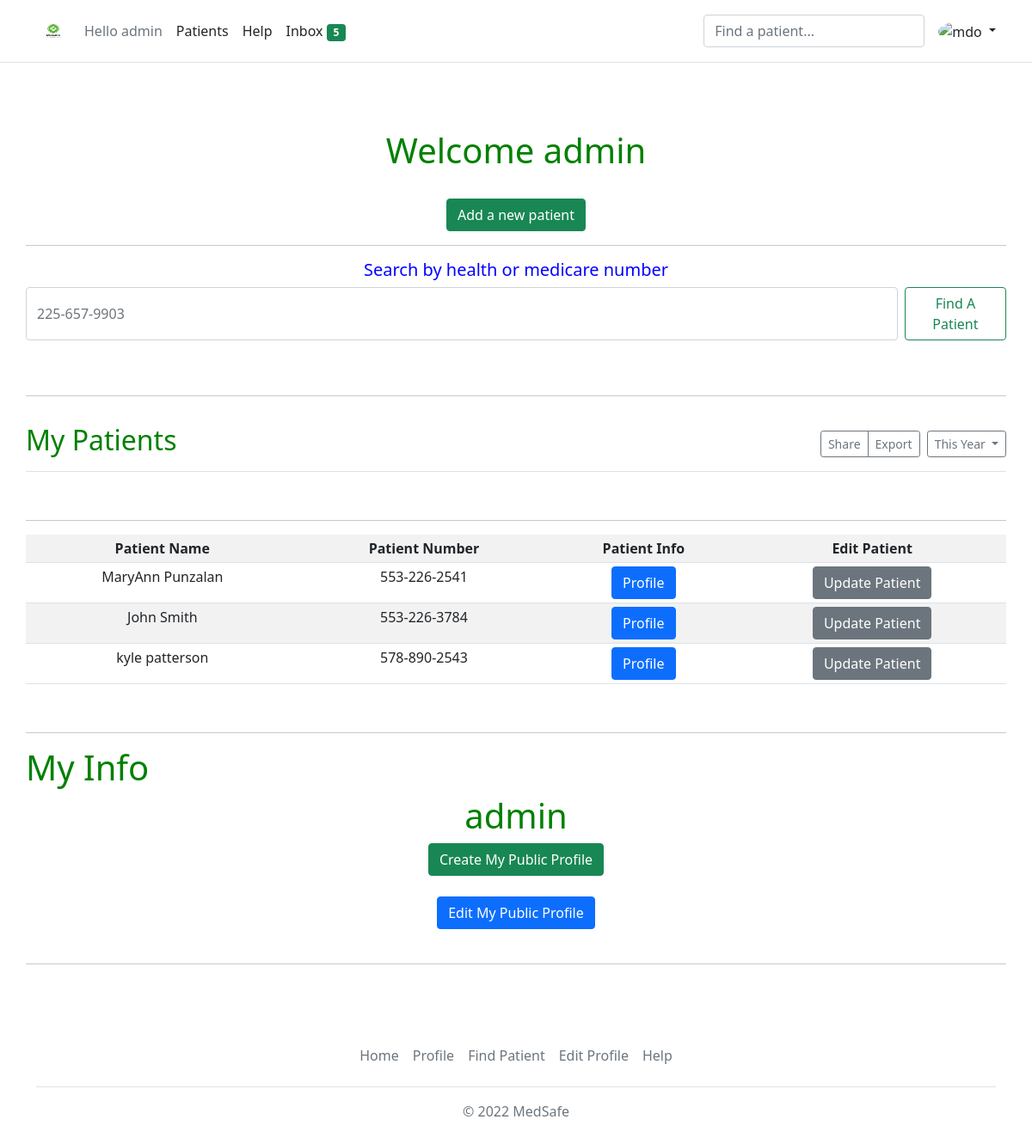
/profile/ (signed in), run on the app's committed database.
### patients/models.py (models this page shows, shortened)
class Patient(models.Model):
    joined = models.DateTimeField(auto_now_add=True)
    user = models.ForeignKey(User, on_delete=models.CASCADE)
    name = models.CharField(max_length=200)
    address = models.CharField(max_length=200)
    email = models.EmailField()
    healthNumber = models.CharField(max_length=25)
    vote_total = models.IntegerField(default=0, null=True, blank=True)
    vote_ratio= models.IntegerField(default=0, null=True, blank=True)
    notes = models.TextField(blank=True, default=None, null=True)

### patients/views.py (the view)
# urls.py: path('profile/',views.profile,name='profile'),
@login_required
def profile(req):
    patients = Patient.objects.filter( user=req.user)
    return render(req, 'patients/profile.html', {'patients': patients})

### patients/templates/patients/profile.html (shortened to what this page needs)
{% extends 'patients/base2.html' %}
{% block content%}
{% load static %}
<div style="text-align: center; padding: 2.5%;">
    <div>
        <h1>Welcome  {{user.username}}</h1>
    </div>
    <br>
    <div>
        <a class="btn btn-success" href="{% url 'addPatient' %}">Add a new patient</a>
        <br>
        <hr>
            <div>
                <h5 style="color: blue;">Search by health or medicare number</h5>
                <form class="d-flex" method="POST" action="{% url 'search_results' %}">
                    <input class="form-control me-2" type="search" name="searched" placeholder="225-657-9903" aria-label="Search">
                    <button class="btn btn-outline-success" type="submit">Find A Patient</button>
                  </form>
            </div>
            <br>
    </div>
    <br>
    <hr>
    <div class="d-flex justify-content-between flex-wrap flex-md-nowrap align-items-center pt-3 pb-2 mb-3 border-bottom">
        <h1 class="h2">My Patients</h1>
        <div class="btn-toolbar mb-2 mb-md-0">
          <div class="btn-group me-2">
            <button type="button" class="btn btn-sm btn-outline-secondary">Share</button>
            <button type="button" class="btn btn-sm btn-outline-secondary">Export</button>
          </div>
          <button type="button" class="btn btn-sm btn-outline-secondary dropdown-toggle">
            This Year
          </button>
        </div>
      </div>
    <div style="text-align: center;">
        <br>
        <div class="table-responsive">
        <table class ="table table-striped table-sm">
            <th scope="col"> Patient Name</th>
            <th scope="col"> Patient Number</th>
            <th scope="col"> Patient Info</th>
            <th scope="col"> Edit Patient</th>
            <hr>
            {% for patient in patients %}
            <tr>
                <td>{{patient.name}}</td>
                <td>{{patient.healthNumber}}</td>
                <td><a class="btn btn-primary" href="{% url 'view_patient' patient.id%}">Profile</a></td>
                <td> <a class="btn btn-secondary" href="{% url 'edit_patient' patient.id%}">Update Patient</a></td>
            </tr>
            {% endfor %}
        </table>
    </div>
    </div>
    <br>
    <hr>
    <div>
        <div>
            <h1 style="text-align: left">My Info</h1>
        </div>
        <h1>{{user.username}}</h1>
        <a href="{% url 'createProfile' user.id%}" class="btn btn-success">Create My Public Profile</a>
        <br>
        <br>
        <a href="{% url 'editProfile' user.id%}" class="btn btn-primary"> Edit My Public Profile</a>
    </div>
    <br>
    <hr>
</div>
{% endblock %}

### patients/templates/patients/base2.html (shortened to what this page needs)
<!doctype html>
<html lang="en">
  <head>
    {% load static %}
    <link href="https://cdn.jsdelivr.net/npm/bootstrap@5.1.3/dist/css/bootstrap.min.css" rel="stylesheet">
    <link
    rel="stylesheet"
    href="https://cdnjs.cloudflare.com/ajax/libs/animate.css/4.1.1/animate.min.css"
  />
  <link rel="stylesheet" type="text/css" href = '{% static "styles/main.css"%}'>
    {% load static %}
  </head>
  <body>
    <header class="p-3 mb-3 border-bottom">
      <div class="container">
        <div class="d-flex flex-wrap align-items-center justify-content-center justify-content-lg-start">
          <a href="{% url 'profile' %}" class="d-flex align-items-center mb-2 mb-lg-0 text-dark text-decoration-none">
            <img class="bi me-2" src="{% static 'images/Logo.png' %}" width="40" height="32" role="img" aria-label="MedSafe"></img>
          </a>
          <ul class="nav col-12 col-lg-auto me-lg-auto mb-2 justify-content-center mb-md-0">
            <li><a href="#" class="nav-link px-2 link-secondary">Hello {{user.username}}</a></li>
            <li><a href="#" class="nav-link px-2 link-dark">Patients</a></li>
            <li><a href="#" class="nav-link px-2 link-dark">Help</a></li>
            <li><a href="#" class="nav-link px-2 link-dark">Inbox <span class="badge bg-success">5</span></a></li>
          </ul>
          <form class="col-12 col-lg-auto mb-3 mb-lg-0 me-lg-3">
            <input type="search" class="form-control" placeholder="Find a patient..." aria-label="Search">
          </form>
          <div class="dropdown text-end">
            <a href="#" class="d-block link-dark text-decoration-none dropdown-toggle" id="dropdownUser1" data-bs-toggle="dropdown" aria-expanded="false">
              <img src="https://github.com/mdo.png" alt="mdo" width="32" height="32" class="rounded-circle">
            </a>
          </div>
        </div>
      </div>
    </header>
      <br>
    {% block content %}
    {%endblock%}
    <div class="container">
      <footer class="py-3 my-4">
        <ul class="nav justify-content-center border-bottom pb-3 mb-3">
          <li class="nav-item"><a href="#" class="nav-link px-2 text-muted">Home</a></li>
          <li class="nav-item"><a href="#" class="nav-link px-2 text-muted">Profile</a></li>
          <li class="nav-item"><a href="#" class="nav-link px-2 text-muted">Find Patient</a></li>
          <li class="nav-item"><a href="#" class="nav-link px-2 text-muted">Edit Profile</a></li>
          <li class="nav-item"><a href="#" class="nav-link px-2 text-muted">Help</a></li>
        </ul>
        <p class="text-center text-muted">&copy; 2022 MedSafe</p>
      </footer>
    </div>
  </body>
</html>

### static/styles/main.css (style rules this page uses)
h1, h2, h4 { color: green; font-weight: lighter; }

### data on the page
Patient: name "MaryAnn Punzalan", healthNumber "553-226-2541"
Patient: name "John Smith", healthNumber "553-226-3784"
Patient: name "kyle patterson", healthNumber "578-890-2543"

### other printed values
{{ user.username }} "admin"
